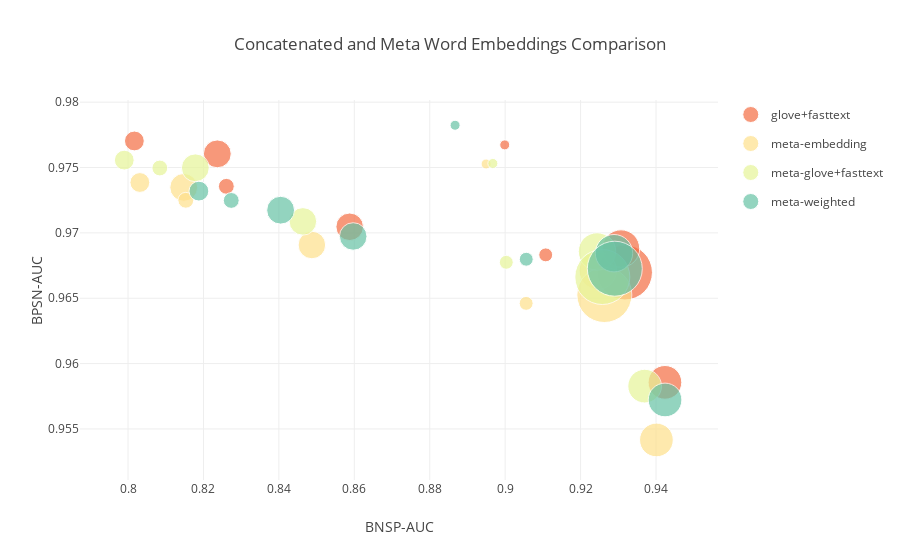

Notebook code for this chart:
### Code cell
trace5 = go.Scatter(
{
        'x': glft_bias_metrics['bnsp_auc'], 
        'y': glft_bias_metrics['bpsn_auc'],
        'legendgroup': 'glove+fasttext',
        'name': 'glove+fasttext', 
        'mode': 'markers', 
        'marker': {
            'color': cl.scales['9']['div']['Spectral'][1],
            'size': [scale(x) for x in glft_bias_metrics['subgroup_size']]
        },
        'text': glft_bias_metrics['subgroup']
    })

trace6 = go.Scatter(
{
        'x': m_bias_metrics['bnsp_auc'], 
        'y': m_bias_metrics['bpsn_auc'],
        'legendgroup': 'meta-embedding',
        'name': 'meta-embedding', 
        'mode': 'markers', 
        'marker': {
            'color': cl.scales['9']['div']['Spectral'][3],
            'size': [scale(x) for x in m_bias_metrics['subgroup_size']]
        },
        'text': m_bias_metrics['subgroup']
    })

trace7 = go.Scatter(
{
        'x': m2_bias_metrics['bnsp_auc'], 
        'y': m2_bias_metrics['bpsn_auc'],
        'legendgroup': 'meta-glove+fasttext',
        'name': 'meta-glove+fasttext', 
        'mode': 'markers', 
        'marker': {
            'color': cl.scales['9']['div']['Spectral'][5],
            'size': [scale(x) for x in m2_bias_metrics['subgroup_size']]
        },
        'text': m2_bias_metrics['subgroup']
    })

trace8 = go.Scatter(
{
        'x': mw_bias_metrics['bnsp_auc'], 
        'y': mw_bias_metrics['bpsn_auc'],
        'legendgroup': 'meta-weighted',
        'name': 'meta-weighted', 
        'mode': 'markers', 
        'marker': {
            'color': cl.scales['9']['div']['Spectral'][7],
            'size': [scale(x) for x in mw_bias_metrics['subgroup_size']]
        },
        'text': mw_bias_metrics['subgroup']
    })

layout = go.Layout(
    title= 'Concatenated and Meta Word Embeddings Comparison',
    hovermode = 'closest',
    xaxis = dict(
        title='BNSP-AUC'
    ),
    yaxis = dict(
        title='BPSN-AUC'
    ),
    showlegend = True
)

fig = go.Figure(data=[trace5, trace6, trace7, trace8], layout=layout)

py.iplot(fig)

### Figure 1 — Plotly figure (JSON) as saved in the notebook; plotly's stock layout.template omitted (floating-point values rounded to 4 significant figures)
{"data": [{"legendgroup": "glove+fasttext", "marker": {"color": "rgb(244,109,67)", "size": [19.8, 15.84, 27.84, 27.54, 10.0, 13.9, 55.0, 37.43, 33.67]}, "mode": "markers", "name": "glove+fasttext", "text": ["black", "homosexual_gay_or_lesbian", "white", "muslim", "psychiatric_or_mental_illness", "jewish", "female", "male", "christian"], "type": "scatter", "uid": "301bd272-e8a1-41ce-afeb-e941b3d6ad39", "x": [0.8017, 0.8261, 0.8237, 0.8588, 0.8999, 0.9107, 0.9318, 0.9307, 0.9424], "y": [0.977, 0.9736, 0.976, 0.9705, 0.9767, 0.9683, 0.967, 0.9688, 0.9586]}, {"legendgroup": "meta-embedding", "marker": {"color": "rgb(254,224,139)", "size": [19.8, 27.84, 15.84, 27.54, 13.9, 10.0, 37.43, 55.0, 33.67]}, "mode": "markers", "name": "meta-embedding", "text": ["black", "white", "homosexual_gay_or_lesbian", "muslim", "jewish", "psychiatric_or_mental_illness", "male", "female", "christian"], "type": "scatter", "uid": "81ca4839-07ea-4424-985a-53613f53aad3", "x": [0.8031, 0.8148, 0.8153, 0.8488, 0.9056, 0.8949, 0.9246, 0.9263, 0.9401], "y": [0.9739, 0.9735, 0.9725, 0.9691, 0.9646, 0.9753, 0.9671, 0.9652, 0.9542]}, {"legendgroup": "meta-glove+fasttext", "marker": {"color": "rgb(230,245,152)", "size": [19.8, 27.84, 15.84, 27.54, 10.0, 13.9, 37.43, 55.0, 33.67]}, "mode": "markers", "name": "meta-glove+fasttext", "text": ["black", "white", "homosexual_gay_or_lesbian", "muslim", "psychiatric_or_mental_illness", "jewish", "male", "female", "christian"], "type": "scatter", "uid": "fab47537-aa65-41a2-a54b-e991e5b2096c", "x": [0.799, 0.8178, 0.8084, 0.8464, 0.8967, 0.9003, 0.9244, 0.9258, 0.937], "y": [0.9756, 0.975, 0.975, 0.9709, 0.9753, 0.9677, 0.9686, 0.9666, 0.9583]}, {"legendgroup": "meta-weighted", "marker": {"color": "rgb(102,194,165)", "size": [19.8, 15.84, 27.84, 27.54, 10.0, 13.9, 37.43, 55.0, 33.67]}, "mode": "markers", "name": "meta-weighted", "text": ["black", "homosexual_gay_or_lesbian", "white", "muslim", "psychiatric_or_mental_illness", "jewish", "male", "female", "christian"], "type": "scatter", "uid": "a51c6e64-790f-4e5e-b157-584299567a91", "x": [0.8188, 0.8274, 0.8405, 0.8597, 0.8867, 0.9056, 0.9289, 0.9291, 0.9424], "y": [0.9732, 0.9725, 0.9717, 0.9697, 0.9782, 0.968, 0.9684, 0.9673, 0.9572]}], "layout": {"hovermode": "closest", "showlegend": true, "title": {"text": "Concatenated and Meta Word Embeddings Comparison"}, "xaxis": {"title": {"text": "BNSP-AUC"}}, "yaxis": {"title": {"text": "BPSN-AUC"}}}}
